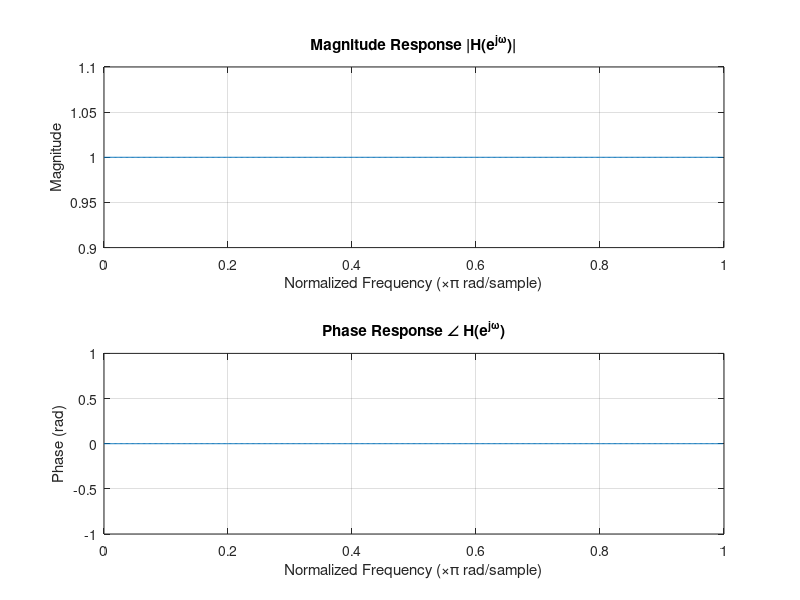

Write MATLAB code to recreate this figure.
clc;
clear all;
close all;

% Frequency response of an LSI system from its difference equation
% y[n] = b0*x[n] + b1*x[n-1] + ... - a1*y[n-1] - ...
% H(e^{jw}) = B(e^{jw}) / A(e^{jw})

b = input('Enter numerator coefficients b (e.g., [1 0.5]): ');
a = input('Enter denominator coefficients a (e.g., [1 -0.5]): ');

[H, w] = freqz(b, a, 512);

mag = abs(H);
phase = angle(H);

figure;
subplot(2,1,1);
plot(w/pi, mag);
title('Magnitude Response |H(e^{j\omega})|');
xlabel('Normalized Frequency (\times\pi rad/sample)');
ylabel('Magnitude'); grid on;

subplot(2,1,2);
plot(w/pi, phase);
title('Phase Response \angle H(e^{j\omega})');
xlabel('Normalized Frequency (\times\pi rad/sample)');
ylabel('Phase (rad)'); grid on;
